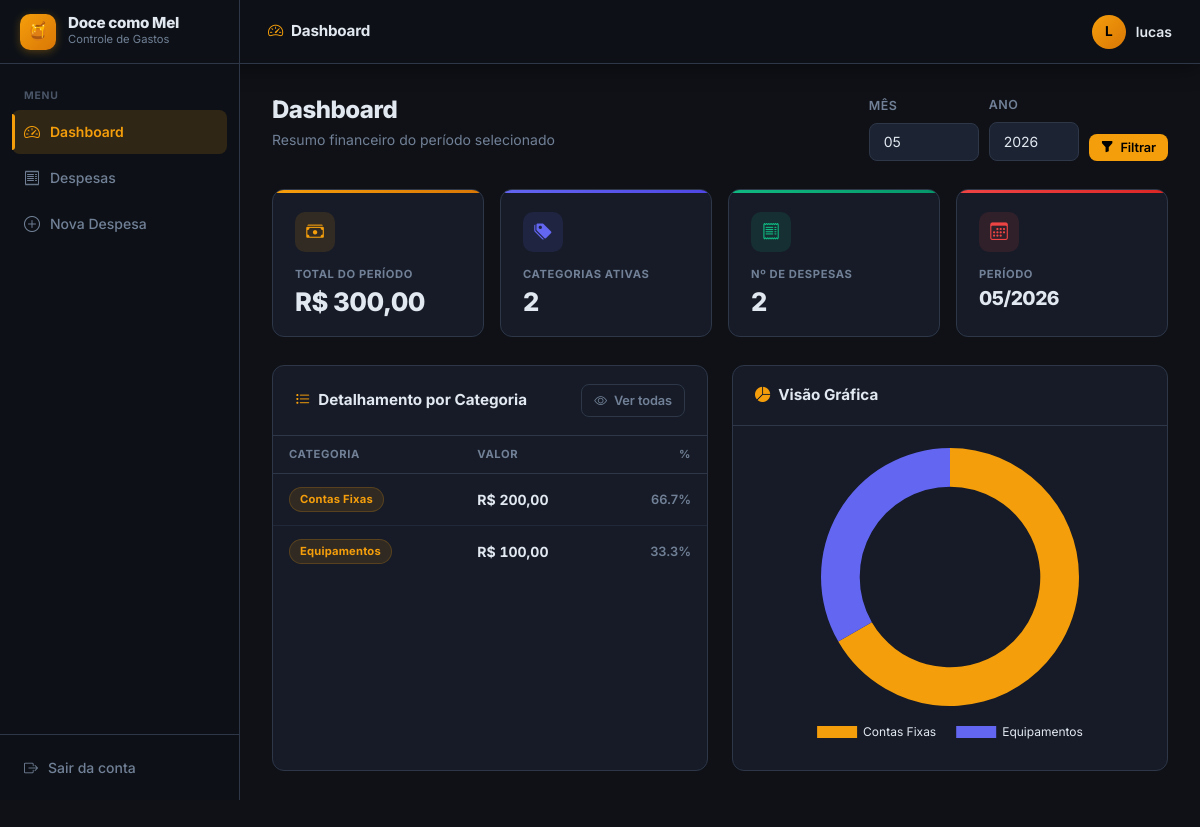
/dashboard/ (signed in), run on the app's committed database.
### app/models/categoria.py (models this page shows, shortened)
class Categoria(db.Model):
    __tablename__ = 'categoria'
    id_categoria = db.Column(db.Integer, primary_key=True)
    nome_categoria = db.Column(db.String(100), nullable=False, unique=True)
    gastos = db.relationship('Gasto', backref='categoria', lazy=True)

### app/routes/dashboard.py (the view)
@dashboard_bp.route('/')
@login_required
def index():
    hoje = date.today()
    id_usuario = session['id_usuario']
    mes = request.args.get('mes', type=int, default=hoje.month)
    ano = request.args.get('ano', type=int, default=hoje.year)
    gastos = GastoService.filtrar_por_periodo(id_usuario, mes, ano)
    total_mes = GastoService.calcular_total(gastos)
    por_categoria = GastoService.agrupar_por_categoria(gastos)
    return render_template(
        'dashboard/index.html',
        total_mes=total_mes,
        por_categoria=por_categoria,
        mes=mes,
        ano=ano,
        num_gastos=len(gastos)
    )

### app/services/gasto_service.py (called while the page is built)
    @staticmethod
    def filtrar_por_periodo(id_usuario: int, mes: int, ano: int) -> list[Gasto]:
        return (Gasto.query
                .filter_by(id_usuario=id_usuario)
                .filter(func.strftime('%m', Gasto.data_gasto) == f'{mes:02d}')
                .filter(func.strftime('%Y', Gasto.data_gasto) == str(ano))
                .order_by(Gasto.data_gasto.desc())
                .all())

    @staticmethod
    def calcular_total(gastos: list[Gasto]) -> float:
        return sum(g.valor for g in gastos)

    @staticmethod
    def agrupar_por_categoria(gastos: list[Gasto]) -> dict:
        resultado = {}
        for gasto in gastos:
            nome = gasto.categoria.nome_categoria
            resultado[nome] = resultado.get(nome, 0) + gasto.valor
        return resultado

### app/utils.py (called while the page is built)
def login_required(f):
    @wraps(f)
    def decorated(*args, **kwargs):
        if 'id_usuario' not in session:
            return redirect(url_for('auth.login'))
        return f(*args, **kwargs)
    return decorated

### app/templates/dashboard/index.html (shortened to what this page needs)
{% extends 'base.html' %}
{% block topbar_title %}<i class="bi bi-speedometer2" style="color:var(--amber);margin-right:8px;"></i>Dashboard{% endblock %}
{% block content %}
<div class="page-header">
    <div>
        <h1 class="page-title">Dashboard</h1>
        <p class="page-subtitle">Resumo financeiro do período selecionado</p>
    </div>
    <form method="GET" style="display:flex; align-items:flex-end; gap:10px; flex-wrap:wrap;">
        <div class="form-group" style="margin-bottom:0;">
            <label class="form-label">Mês</label>
            <select name="mes" class="form-select" style="width:110px;">
                {% for m in range(1, 13) %}
                <option value="{{ m }}" {% if mes == m %}selected{% endif %}>
                    {{ "%02d"|format(m) }}
                </option>
                {% endfor %}
            </select>
        </div>
        <div class="form-group" style="margin-bottom:0;">
            <label class="form-label">Ano</label>
            <input type="number" name="ano" class="form-control" style="width:90px;"
                   value="{{ ano }}" min="2020" max="2099">
        </div>
        <button type="submit" class="btn btn-primary btn-sm">
            <i class="bi bi-funnel-fill"></i> Filtrar
        </button>
    </form>
</div>
<div class="summary-cards">
    <div class="summary-card amber">
        <div class="summary-card-icon"><i class="bi bi-cash-stack"></i></div>
        <div class="summary-card-label">Total do Período</div>
        <div class="summary-card-value">R$ {{ "%.2f"|format(total_mes)|replace(".",",") }}</div>
    </div>
    <div class="summary-card indigo">
        <div class="summary-card-icon"><i class="bi bi-tags-fill"></i></div>
        <div class="summary-card-label">Categorias Ativas</div>
        <div class="summary-card-value">{{ por_categoria|length }}</div>
    </div>
    <div class="summary-card green">
        <div class="summary-card-icon"><i class="bi bi-receipt"></i></div>
        <div class="summary-card-label">Nº de Despesas</div>
        <div class="summary-card-value">{{ num_gastos }}</div>
    </div>
    <div class="summary-card red">
        <div class="summary-card-icon"><i class="bi bi-calendar3"></i></div>
        <div class="summary-card-label">Período</div>
        <div class="summary-card-value" style="font-size:1.2rem;">{{ "%02d"|format(mes) }}/{{ ano }}</div>
    </div>
</div>
<div style="display: flex; gap: 24px; flex-wrap: wrap;">
    <div class="card" style="flex: 1; min-width: 400px;">
        <div class="card-header">
            <span class="card-title">
                <i class="bi bi-list-task"></i> Detalhamento por Categoria
            </span>
            <a href="{{ url_for('gastos.listar', mes=mes, ano=ano) }}" class="btn btn-ghost btn-sm">
                <i class="bi bi-eye"></i> Ver todas
            </a>
        </div>
        {% if por_categoria %}
            {% set total_cat = namespace(val=total_mes if total_mes > 0 else 1) %}
            <table class="table">
                <thead>
                    <tr>
                        <th>Categoria</th>
                        <th>Valor</th>
                        <th style="text-align:right;">%</th>
                    </tr>
                </thead>
                <tbody>
                    {% for cat, total in por_categoria.items()|sort(attribute='1', reverse=True) %}
                    <tr>
                        <td><span class="badge badge-default">{{ cat }}</span></td>
                        <td class="valor-negativo">R$ {{ "%.2f"|format(total)|replace(".",",") }}</td>
                        <td style="text-align:right; color:var(--text-muted); font-size:0.8rem; font-weight:600;">
                            {{ ((total / total_cat.val) * 100)|round(1) }}%
                        </td>
                    </tr>
                    {% endfor %}
                </tbody>
            </table>
        {% else %}
            <div class="empty-state">
                <i class="bi bi-inbox"></i>
                <p>Nenhuma despesa registrada.</p>
            </div>
        {% endif %}
    </div>
    <div class="card" style="flex: 1; min-width: 400px; display: flex; flex-direction: column;">
        <div class="card-header">
            <span class="card-title">
                <i class="bi bi-pie-chart-fill"></i> Visão Gráfica
            </span>
        </div>
        <div class="card-body" style="flex: 1; display: flex; align-items: center; justify-content: center; min-height: 300px;">
            {% if por_categoria %}
                <canvas id="categoryChart"></canvas>
            {% else %}
                <div class="empty-state">
                    <i class="bi bi-graph-down"></i>
                    <p>Sem dados para exibir o gráfico.</p>
                </div>
            {% endif %}
        </div>
    </div>
</div>
{% endblock %}
{% block scripts %}
{% if por_categoria %}
<script>
    document.addEventListener('DOMContentLoaded', function() {
        const ctx = document.getElementById('categoryChart').getContext('2d');
        const data = {
            labels: {{ por_categoria.keys()|list|tojson }},
            datasets: [{
                data: {{ por_categoria.values()|list|tojson }},
                backgroundColor: [
                    '#f59e0b', '#6366f1', '#10b981', '#ef4444',
                    '#8b5cf6', '#ec4899', '#06b6d4', '#f97316'
                ],
                borderWidth: 0,
                hoverOffset: 15
            }]
        };
        new Chart(ctx, {
            type: 'doughnut',
            data: data,
            options: {
                responsive: true,
                maintainAspectRatio: false,
                plugins: {
                    legend: {
                        position: 'bottom',
                        labels: {
                            color: '#e2e8f0',
                            padding: 20,
                            font: {
                                family: "'Inter', sans-serif",
                                size: 12
                            }
                        }
                    },
                    tooltip: {
                        callbacks: {
                            label: function(context) {
                                let label = context.label || '';
                                if (label) { label += ': '; }
                                if (context.parsed !== null) {
                                    label += new Intl.NumberFormat('pt-BR', { style: 'currency', currency: 'BRL' }).format(context.parsed);
                                }
                                return label;
                            }
                        }
                    }
                },
                cutout: '70%'
            }
        });
    });
</script>
{% endif %}
{% endblock %}

### data on the page
Categoria: nome_categoria "Contas Fixas", value "200,00", val "66.7"
Categoria: nome_categoria "Equipamentos", value "100,00", val "33.3"

### other printed values
{{ session.get('nome_usuario', 'U')[0] }} "L"
{{ session.get('nome_usuario') }} "lucas"
{{ "%.2f"|format(total_mes)|replace(".",",") }} "300,00"
{{ por_categoria|length }} "2"
{{ num_gastos }} "2"
{{ "%02d"|format(mes) }} "05"
{{ ano }} "2026"
form field mes "05"
chart data {{ por_categoria.keys()|list|tojson }} ["Contas Fixas", "Equipamentos"]
chart data {{ por_categoria.values()|list|tojson }} [200.0, 100.0]
